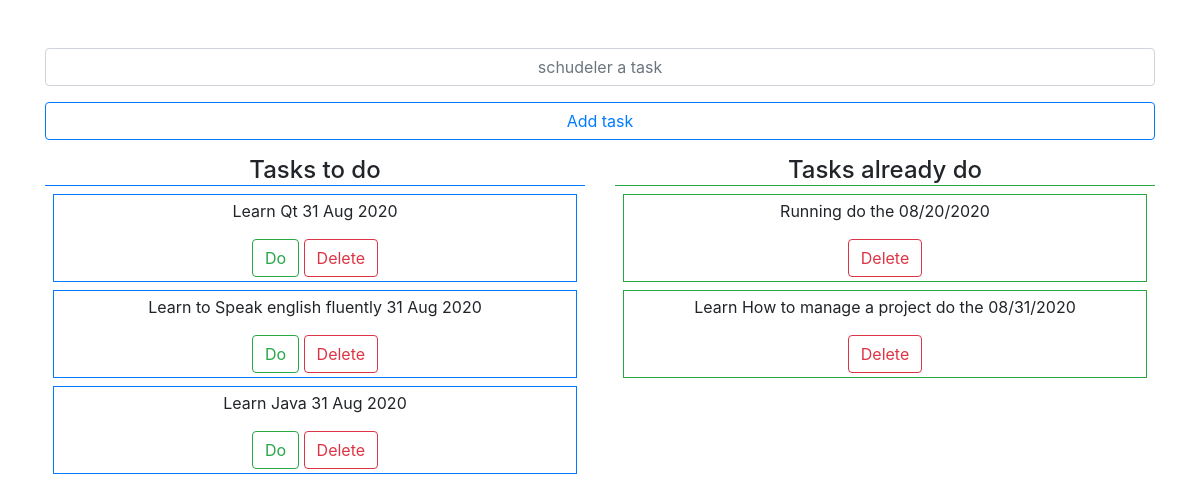
The page / on the database its author committed.
### todo/models.py (models this page shows, shortened)
class Todo(models.Model):
    task_name = models.CharField(verbose_name="task's name", max_length=50)
    is_doing = models.BooleanField(default=False)
    date = models.DateField(verbose_name="task's date", auto_now_add=True)
    class Meta:
        verbose_name = "todo"
        ordering=['date']
        verbose_name_plural = "todos"

### todo/views.py (the view)
# urls.py: path("", views.home, name="home"),
def home(request):
    if request.method == "POST":
        form = TodoForm(request.POST)
        if form.is_valid(): # check if the form is valid
            task_name = form.cleaned_data['task_name']
            print("Form is valid ..., task name : ", task_name)
            todo = Todo.objects.create(task_name=form.cleaned_data['task_name'])
            todo.save()
    else:
        form = TodoForm()
    list_tasks_already_do = Todo.objects.filter(is_doing=True)
    list_tasks_todo = Todo.objects.filter(is_doing=False)
    return render(request, "todo/index.html", locals())

### todo/forms.py
class TodoForm(forms.ModelForm):
    class Meta:
        model = Todo
        fields = ('task_name',)

### todo/templates/todo/index.html (shortened to what this page needs)
{% extends 'todo/base.html' %}
{% block container %}
    <form class="mb-3" method="post" action="">
        <div class="form-group">
            <input type="text" class="form-control text-center" placeholder="schudeler a task" name="task_name">
        </div>
        <button type="submit" class="btn btn-outline-primary form-control">Add task</button>
    </form>
        <div class="row">
            <div class="col-lg-6 col-md-6 col-sm-6">
                <h4 class="border-left-0 border-top-0 border-right-0 border border-primary">Tasks to do</h4>
                {% if list_tasks_todo %}
                    {% for task in list_tasks_todo %}
                    <div class="border border-primary m-2 p-1">
                        <p>{{task.task_name}}  {{task.date|date:"d M Y"}}</p>
                        <a href="{% url 'task_done' task.id %}" class="btn btn-outline-success">Do</a>
                        <a href="{% url 'delete' task.id %}" class="btn btn-outline-danger">Delete</a>
                    </div>
                    {% endfor %}
                {% else %}
                    Nothing
                {% endif %}
            </div>
            <div class="col-lg-6 col-md-6 col-sm-6">
                <h4 class="border-left-0 border-top-0 border-right-0 border border-success">Tasks already do</h4>
                {% if list_tasks_already_do %}
                    {% for task in list_tasks_already_do %}
                    <div class="border border-success m-2 p-1">
                        <p>{{task.task_name}}  do the {{task.date|date:"m/d/Y"}}</p>
                        <a href="{% url 'delete' task.id %}" class="btn btn-outline-danger">Delete</a>
                    </div>
                    {% endfor %}
                {% else %}
                    Nothing
                {% endif %}
            </div>
        </div>
{% endblock %}

### todo/templates/todo/base.html (shortened to what this page needs)
<!DOCTYPE html>
<html lang="en">
<head>
    <link rel="stylesheet" href="https://stackpath.bootstrapcdn.com/bootstrap/4.5.2/css/bootstrap.min.css">
</head>
<body>
    <div class="container mt-5 text-center">
        {% block container %}
        {% endblock %}
    </div>
</body>
</html>

### rows shown on the page
Todo: task_name "Learn Qt", date "31 Aug 2020"
Todo: task_name "Learn to Speak english fluently", date "31 Aug 2020"
Todo: task_name "Learn Java", date "31 Aug 2020"
Todo: task_name "Running", date "08/20/2020"
Todo: task_name "Learn How to manage a project", date "08/31/2020"
